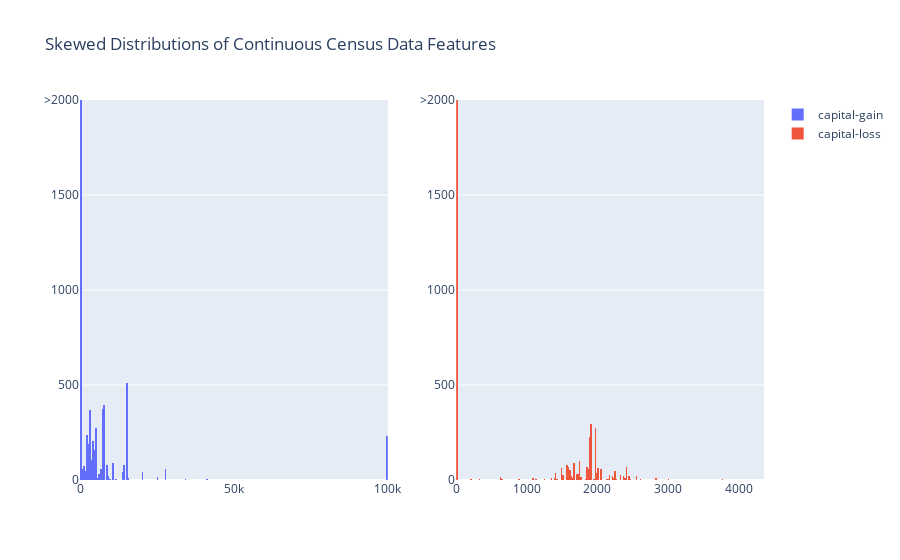

Source (notebook cell):
### Markdown cell above
### Transforming Skewed Continuous Features
A dataset may sometimes contain at least one feature whose values tend to lie near a single number, but will also have a non-trivial number of vastly larger or smaller values than that single number.  Algorithms can be sensitive to such distributions of values and can underperform if the range is not properly normalized. With the census dataset two features fit this description: '`capital-gain'` and `'capital-loss'`. 

Run the code cell below to plot a histogram of these two features. Note the range of the values present and how they are distributed.

### Code cell
vs.distribution(data, 'capital-gain', 'capital-loss')

### Figure 1 — Plotly figure (JSON) as saved in the notebook; plotly's stock layout.template omitted (floating-point values rounded to 4 significant figures; data arrays with more than 128 entries replaced by an {"elided": "..."} marker saying what was removed)
{"data": [{"name": "capital-gain", "type": "histogram", "x": {"elided": "45222 int values"}, "xaxis": "x", "yaxis": "y"}, {"name": "capital-loss", "type": "histogram", "x": {"elided": "45222 int values"}, "xaxis": "x2", "yaxis": "y2"}], "layout": {"title": {"text": "Skewed Distributions of Continuous Census Data Features"}, "xaxis": {"anchor": "y", "domain": [0, 0.45]}, "xaxis2": {"anchor": "y2", "domain": [0.55, 1]}, "yaxis": {"anchor": "x", "domain": [0, 1], "range": [0, 2000], "ticktext": ["0", "500", "1000", "1500", ">2000"], "tickvals": [0, 500, 1000, 1500, 2000]}, "yaxis2": {"anchor": "x2", "domain": [0, 1], "range": [0, 2000], "ticktext": ["0", "500", "1000", "1500", ">2000"], "tickvals": [0, 500, 1000, 1500, 2000]}}}
